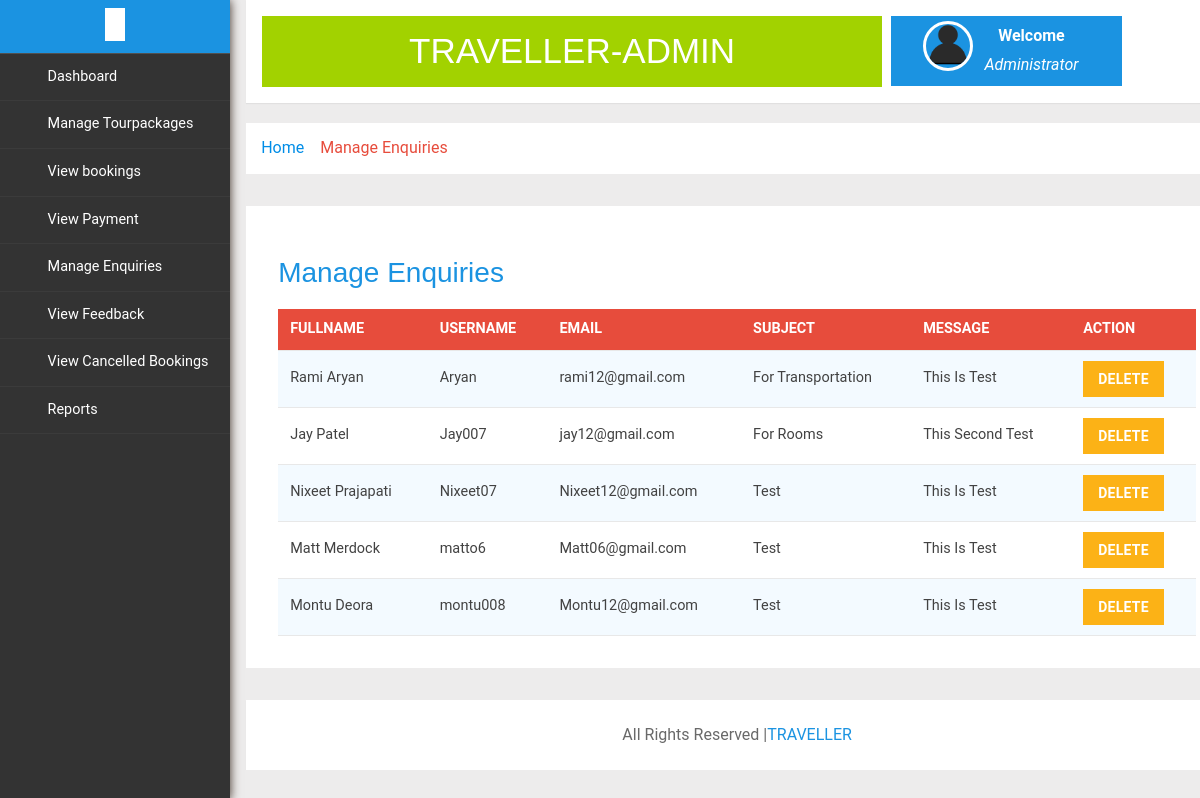
Page /admin/manage-enquires.php on the committed database.
### tables this page shows
CREATE TABLE `contact` (
  `contact_id` int(10) NOT NULL,
  `full_name` varchar(30) NOT NULL,
  `username` varchar(30) NOT NULL,
  `email` varchar(30) NOT NULL,
  `subject` varchar(20) NOT NULL,
  `message` varchar(100) NOT NULL
);

### admin/manage-enquires.php (the view, shortened to what this page needs)
<!DOCTYPE HTML>
<html>
<head>
	<link href="css/bootstrap.min.css" rel='stylesheet' type='text/css' />
	<link href="css/style.css" rel='stylesheet' type='text/css' />
	<link rel="stylesheet" type="text/css" href="css/table-style.css" />
	<link rel="stylesheet" type="text/css" href="css/basictable.css" />
</head>
<body>
	<div class="page-container">
		<div class="left-content">
			<div class="mother-grid-inner">
				<?php include('includes/header.php'); ?>
			</div>
			<ol class="breadcrumb">
				<li class="breadcrumb-item"><a href="dashboard.php">Home</a><i class="fa fa-angle-right"></i>Manage Enquiries</li>
			</ol>
			<div class="agile-grids">
				<div class="agile-tables">
					<div class="w3l-table-info">
						<h2>Manage Enquiries</h2>
						<table id="table">
							<thead>
								<tr>
									<th>Fullname</th>
									<th>Username</th>
									<th>Email</th>
									<th>Subject</th>
									<th>Message</th>
									<th>Action</th>
								</tr>
							</thead>
							<tbody>
								<?php
								$sql = "SELECT * FROM contact";
								$result = $conn->query($sql);
								if ($result->num_rows > 0) {
									while ($row = $result->fetch_assoc()) {
										echo "<tr>";
										echo "<td>" . htmlspecialchars($row["full_name"]) . "</td>";
										echo "<td>" . htmlspecialchars($row["username"]) . "</td>";
										echo "<td>" . htmlspecialchars($row["email"]) . "</td>";
										echo "<td>" . htmlspecialchars($row["subject"]) . "</td>";
										echo "<td>" . htmlspecialchars($row["message"]) . "</td>";
										echo "<td><a href='delete_contact.php?id=" . $row["contact_id"] . "' class='btn btn-danger' onclick='return confirm(\"Are you sure you want to delete this record?\");'>Delete</a></td>";
										echo "</tr>";
									}
								} else {
									echo "<tr><td colspan='6'>No enquiries found.</td></tr>";
								}
								?>
							</tbody>
						</table>
					</div>
				</div>
				<?php include('includes/footer.php'); ?>
			</div>
		</div>
		<?php include('includes/sidebarmenu.php'); ?>
	</div>
</body>
</html>

### admin/css/table-style.css (style rules this page uses)
table { background: white; border-collapse: collapse; margin: 1.25em 0 0; width: 100%; }
table tr, table th, table td { border: none; border-bottom: 1px solid #e8e8e8; font-size: .95em; }
table th, table td { padding: 10px 12px; text-align: left; }
table th { background: #e74c3c; color: #fff; text-transform: uppercase; }
table tr td { background: #f3faff; color: #424242; }
table tr:nth-of-type(2n+2) td { background: #ffffff; }
table { width: 100%; }

### rows in the picture
contact: full_name "Rami Aryan", username "Aryan", email "rami12@gmail.com", subject "For Transportation", message "This Is Test"
contact: full_name "Jay Patel", username "Jay007", email "jay12@gmail.com", subject "For Rooms", message "This Second Test"
contact: full_name "Nixeet Prajapati", username "Nixeet07", email "Nixeet12@gmail.com", subject "Test", message "This Is Test"
contact: full_name "Matt Merdock", username "matto6", email "Matt06@gmail.com", subject "Test", message "This Is Test"
contact: full_name "Montu Deora", username "montu008", email "Montu12@gmail.com", subject "Test", message "This Is Test"
